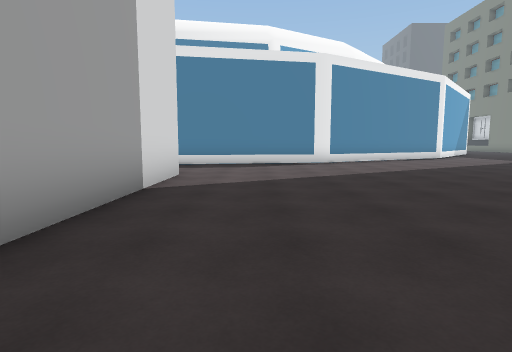
view 1 (above)

20 first-person views from a walk through a scene from a Unity 3-D project. The camera is 1.3 m above the floor, tilts 6° down and sees 80° across. The floor is counted in squares, 2 m on a side. Each view is taken from the middle of a square. On the plan, view 1 faces up. The plan holds only what a view shows up to about 10 squares ahead; the rest is blank. The place goes on beyond the plan. Door leaves are left out, so doorways stand open.

view 2
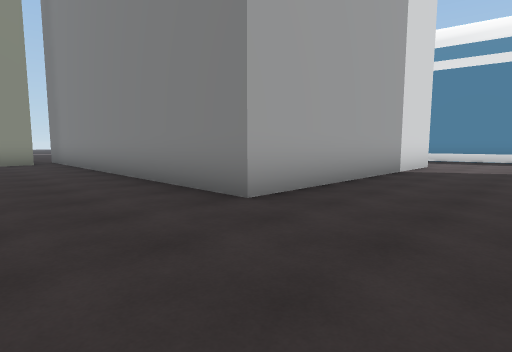

view 3
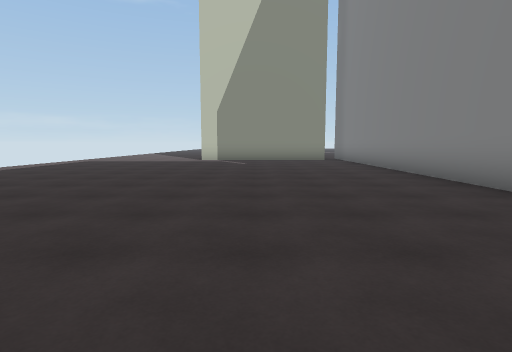

view 4
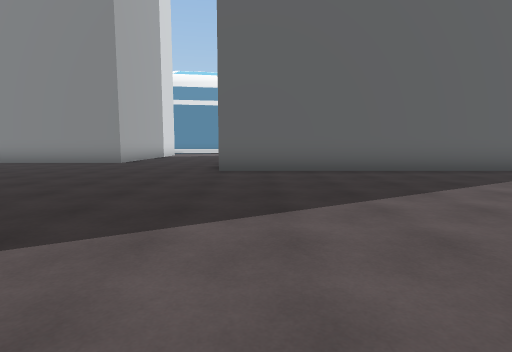

view 5
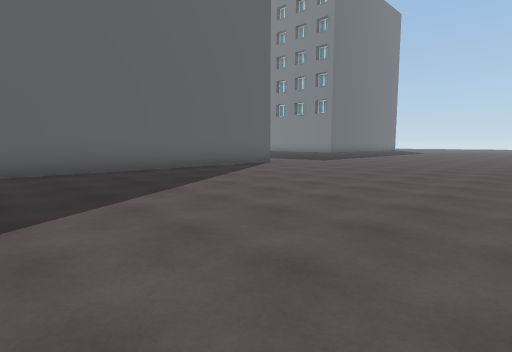

view 6
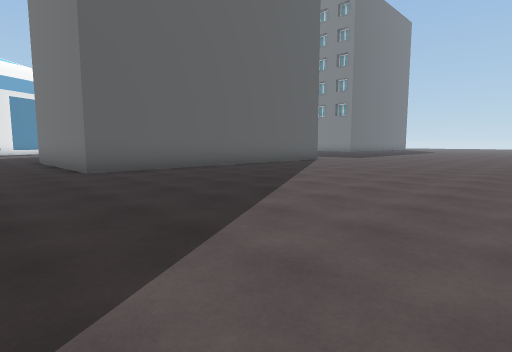

view 7
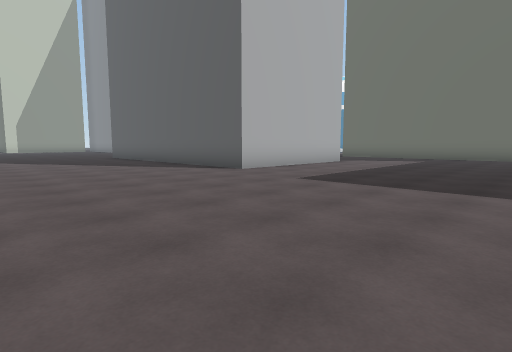

view 8
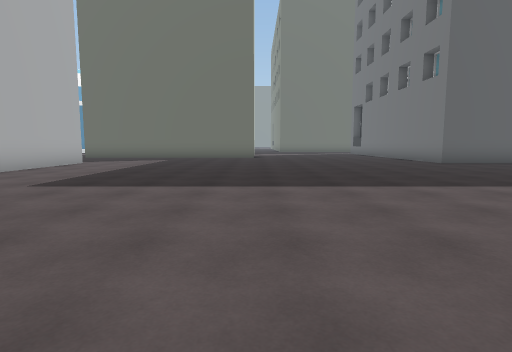

view 9
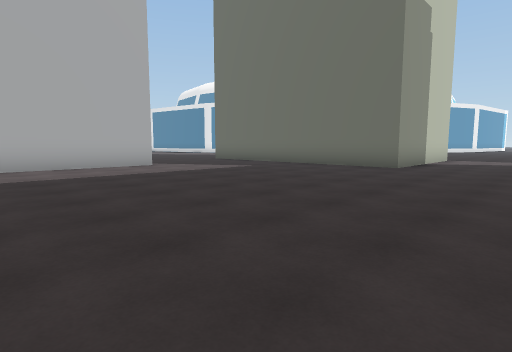

view 10
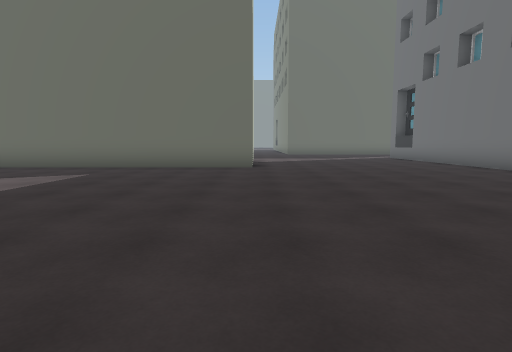

view 11
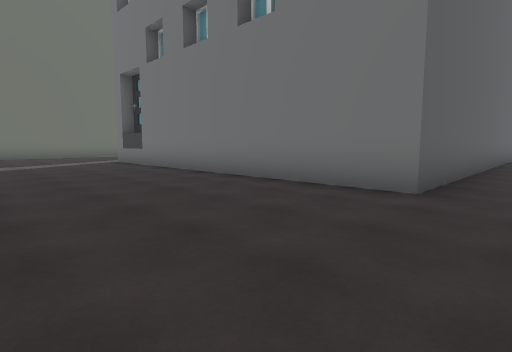

view 12
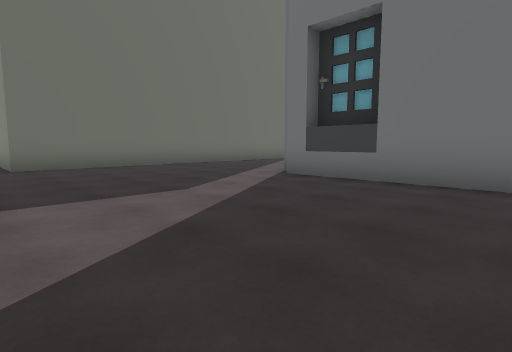

view 13
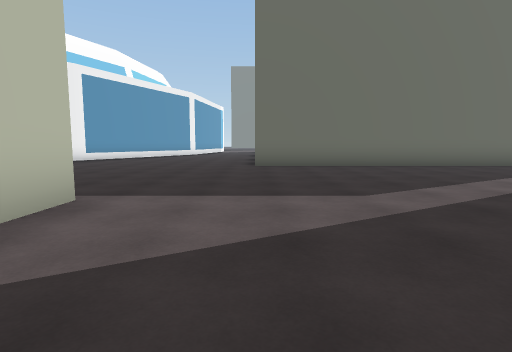

view 14
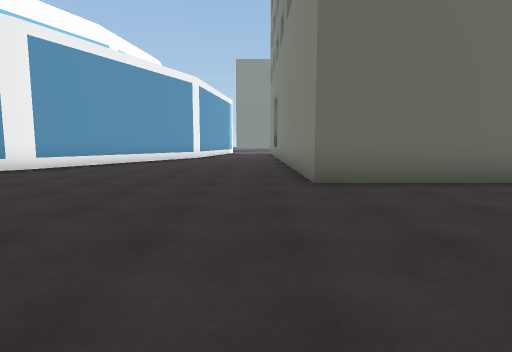

view 15
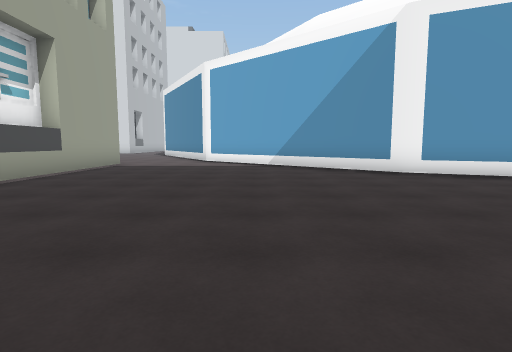

view 16
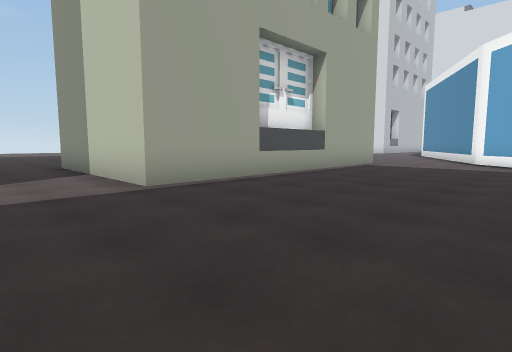

view 17
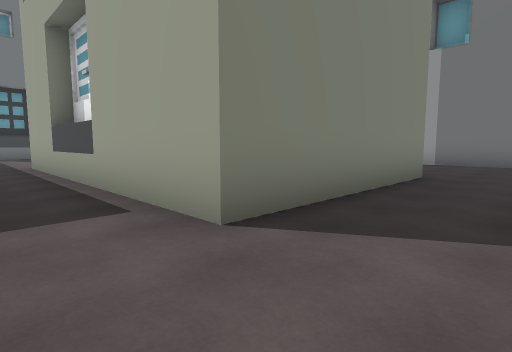

view 18
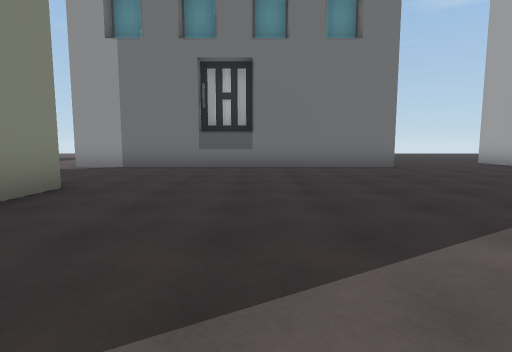

view 19
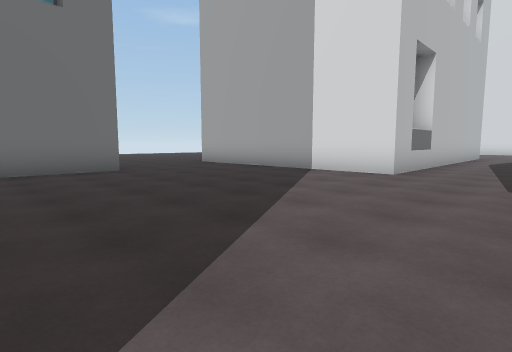

view 20
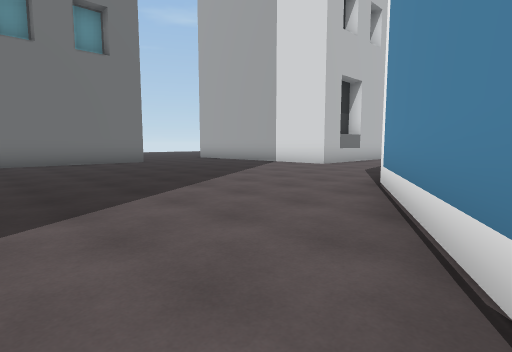

### Floor plan
Key: @ floor where view 1 was taken; # wall or solid block; . floor; B building.
Columns run from 8 left of view 1 to 25 right of it. Each row starts with its distance up from view 1.
 22                      ##
 21                      #.....#
 20                      #.....#
 19                     ##.....#
 18                    ##......#
 17                   ##.......#
 16                  ##........#######
 15                 ##................
 14                ##.................
 13                #..................
 12             ###..................
 11           ###...................B
 10       #####......BBBBBBBBB......B
  9       ...........B       B......B
  8  ................B       B......B
  7  ................B       B......B
  6  BBBBBB..........BBBBBBBBB......B
  5       B.........................B
  4       B.........................B
  3       B.........................B
  2       B.........................BB
  1       B...BBBBBBBBBB..............
  0 BBBBBBB.@.B        B.............
 -1 ..........B        B.............
 -2 ..........B        B............
 -3 ..........BBBBBBBBBB...........
 -4 ..............................
 -5 ..............................
 -6 .............................
 -7 ............................
 -8 ....... ...................
 -9 .....   ..................
-10 ....    ................
-11 ...     .........

Positions as (right, up) in squares from view 1, and headings:
1: (0, 0), facing up
2: (1, -3), facing up-left
3: (2, -4), facing left
4: (3, -11), facing up
5: (3, -11), facing up-right
6: (0, -11), facing up-right
7: (17, -9), facing up-left
8: (17, -9), facing up
9: (20, -3), facing up-left
10: (17, -3), facing up
11: (19, 0), facing up-right
12: (18, 7), facing up-right
13: (19, 7), facing up
14: (18, 11), facing up
15: (19, 15), facing left
16: (19, 15), facing down-left
17: (7, 12), facing down-right
18: (6, 10), facing down
19: (5, 9), facing down-left
20: (7, 12), facing down-left
